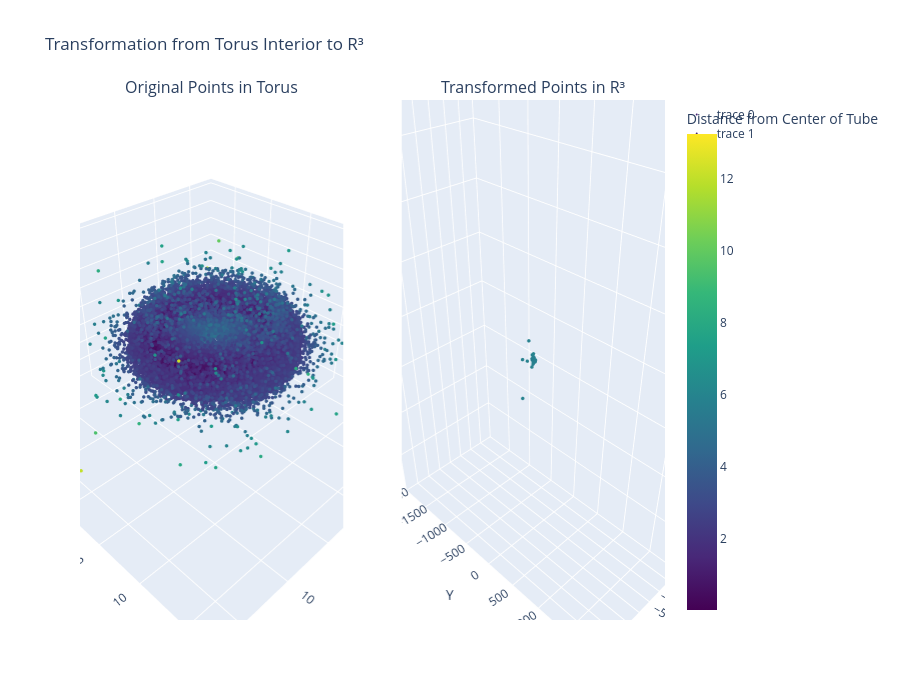

Notebook code for this chart:
### Code cell
#parametros del toro con 97% de los datos

R = 5.5044
r = 5.8697
transformed_points = np.array([map_torus_to_r3(v, R, r) for v in velocity_vectors])

s_distances = np.sqrt((np.sqrt(velocity_vectors[:,0]**2 + velocity_vectors[:,1]**2) - R)**2 + velocity_vectors[:,2]**2)
# 4. Create the Plotly Figure
fig = make_subplots(
    rows=1, cols=2,
    specs=[[{'type': 'scatter3d'}, {'type': 'scatter3d'}]],
    subplot_titles=('Original Points in Torus', 'Transformed Points in R³')
)

# --- First Plot: Original Torus Points ---
fig.add_trace(
    go.Scatter3d(
        x=velocity_vectors[:, 0],
        y=velocity_vectors[:, 1],
        z=velocity_vectors[:, 2],
        mode='markers',
        marker=dict(
            size=2,
            color=s_distances,  # Color by distance from the central axis
            colorscale='Viridis',
            colorbar=dict(title='Distance from Center of Tube'),
            showscale=True
        )
    ),
    row=1, col=1
)

# --- Second Plot: Transformed R3 Points ---
fig.add_trace(
    go.Scatter3d(
        x=transformed_points[:, 0],
        y=transformed_points[:, 1],
        z=transformed_points[:, 2],
        mode='markers',
        marker=dict(
            size=2,
            color=s_distances,  # Use the same color scale
            colorscale='Viridis',
            showscale=False # Color bar is already shown
        )
    ),
    row=1, col=2
)

# --- Update Layout and Scene Properties ---
fig.update_layout(
    title_text='Transformation from Torus Interior to R³',
    height=700,
    # Make the torus plot have a correct aspect ratio
    scene1=dict(
        xaxis_title='X', yaxis_title='Y', zaxis_title='Z',
        aspectmode='data' # This ensures the torus is not distorted
    ),
    scene2=dict(
        xaxis_title='X', yaxis_title='Y', zaxis_title='Z', zaxis=dict(range=[-2000, 2000]), xaxis=dict(range=[-2000, 2000]), yaxis=dict(range=[-2000, 2000]),
        aspectmode='auto' # The R3 plot can auto-scale
    )
)

fig.show()

### Figure 1 — Plotly figure (JSON) as saved in the notebook; plotly's stock layout.template omitted (floating-point values rounded to 4 significant figures; data arrays with more than 128 entries replaced by an {"elided": "..."} marker saying what was removed)
{"data": [{"marker": {"color": {"elided": "34324 float values"}, "colorbar": {"title": {"text": "Distance from Center of Tube"}}, "colorscale": [[0, "#440154"], [0.1111, "#482878"], [0.2222, "#3e4989"], [0.3333, "#31688e"], [0.4444, "#26828e"], [0.5556, "#1f9e89"], [0.6667, "#35b779"], [0.7778, "#6ece58"], [0.8889, "#b5de2b"], [1, "#fde725"]], "showscale": true, "size": 2}, "mode": "markers", "scene": "scene", "type": "scatter3d", "x": {"elided": "34324 float values"}, "y": {"elided": "34324 float values"}, "z": {"elided": "34324 float values"}}, {"marker": {"color": {"elided": "34324 float values"}, "colorscale": [[0, "#440154"], [0.1111, "#482878"], [0.2222, "#3e4989"], [0.3333, "#31688e"], [0.4444, "#26828e"], [0.5556, "#1f9e89"], [0.6667, "#35b779"], [0.7778, "#6ece58"], [0.8889, "#b5de2b"], [1, "#fde725"]], "showscale": false, "size": 2}, "mode": "markers", "scene": "scene2", "type": "scatter3d", "x": {"elided": "34324 float values"}, "y": {"elided": "34324 float values"}, "z": {"elided": "34324 float values"}}], "layout": {"annotations": [{"font": {"size": 16}, "showarrow": false, "text": "Original Points in Torus", "x": 0.225, "xanchor": "center", "xref": "paper", "y": 1, "yanchor": "bottom", "yref": "paper"}, {"font": {"size": 16}, "showarrow": false, "text": "Transformed Points in R³", "x": 0.775, "xanchor": "center", "xref": "paper", "y": 1, "yanchor": "bottom", "yref": "paper"}], "height": 700, "scene": {"aspectmode": "data", "domain": {"x": [0, 0.45], "y": [0, 1]}, "xaxis": {"title": {"text": "X"}}, "yaxis": {"title": {"text": "Y"}}, "zaxis": {"title": {"text": "Z"}}}, "scene2": {"aspectmode": "auto", "domain": {"x": [0.55, 1], "y": [0, 1]}, "xaxis": {"range": [-2000, 2000], "title": {"text": "X"}}, "yaxis": {"range": [-2000, 2000], "title": {"text": "Y"}}, "zaxis": {"range": [-2000, 2000], "title": {"text": "Z"}}}, "title": {"text": "Transformation from Torus Interior to R³"}}}
